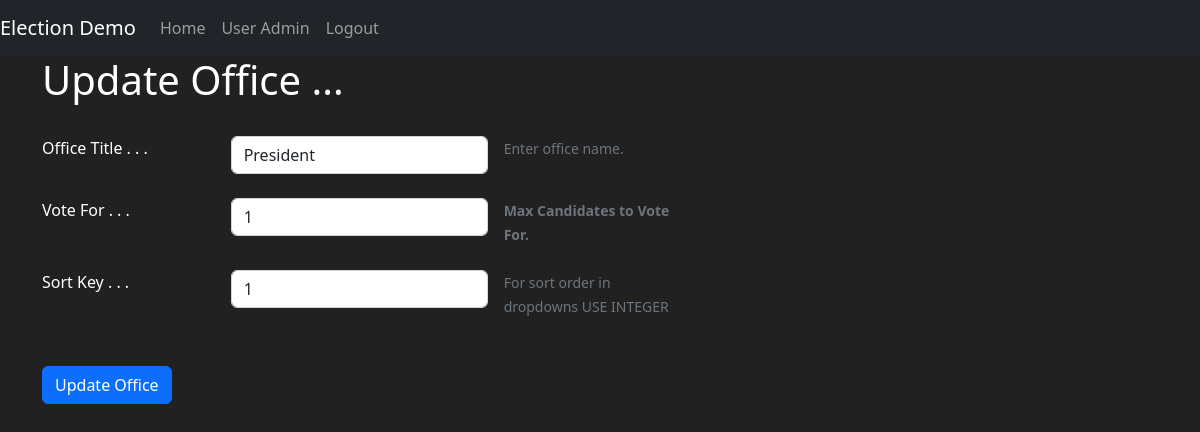
Screenshot of /updateoffice/1 (signed in) with the database file from the repository.
### election1/models.py (models this page shows)
class Office(db.Model):
    id_office = db.Column(db.Integer, primary_key=True)
    office_title = db.Column(db.String(length=45), nullable=False, unique=True)
    office_vote_for = db.Column(db.Integer, default=1)
    sortkey = db.Column(db.Integer, nullable=False, unique=True)
    candidates = db.relationship('Candidate', cascade="all, delete-orphan", backref='office')

### election1/office/view.py (the view)
@office.route('/updateoffice/<int:xid>', methods=['GET', 'POST'])
def updateoffice(xid):
    if not is_user_authenticated():
        return redirect(url_for('admins.login'))
    if check_dates() is False:
        flash('Please set the Election Dates before updating an office', category='danger')
        return redirect(url_for('mains.homepage'))
    if after_start_date():
        flash('You cannot edit an office after the voting start time or Election Dates are empty ', category='danger')
        return redirect(url_for('mains.homepage'))
    office_form = OfficeForm()
    office_to_update = Office.query.get_or_404(xid)
    print(office_to_update.office_title)
    if request.method == "POST":
        office_to_update.office_title = request.form['office_title']
        office_to_update.sortkey = request.form['sortkey']
        office_to_update.office_vote_for = request.form['office_vote_for']
        try:
            db.session.commit()
            logger.info(
                'user ' + str(
                    current_user.user_so_name) + ' has edited the office titled ' + office_to_update.office_title)
            flash('successfully updates record', category='success')
            offices = Office.query.order_by(Office.sortkey)
            return redirect('/office')
        except SQLAlchemyError as e:
            db.session.rollback()
            flash('There was a problem updating record record' + str(e), category='danger')
            office_form.office_title.data = ''
            office_form.sortkey.data = ''
            offices = Office.query.order_by(Office.sortkey)
            return render_template('office.html', form=office_form, offices=offices)
    else:
        return render_template('update_office.html', form=office_form,
                               office_to_update=office_to_update)

### election1/office/form.py (shortened to what this page needs)
class OfficeForm(FlaskForm):
    office_title = StringField(label='Office Title . . .', validators=[Length(min=2, max=30), DataRequired()])
    office_vote_for = IntegerField(label='Vote For . . .', default=1)
    sortkey = IntegerField(label='Sort Key . . .', default=None, validators=[DataRequired()])
    submit = SubmitField(label='submit')

### election1/__init__.py (called while the page is built)
def config_manager(manager):
    from .models import User
    manager.login_message = "You are not logged in to your account."
    manager.login_view = 'admins.login'
    manager.login_message_category = "info"
    @manager.user_loader
    def user_loader(xid):
        user = User.query.get(int(xid))
        if user is None:
            return None
        return user

### election1/office/view.py (called while the page is built)
def after_start_date():
    from election1.models import Dates  # Local import to avoid circular import
    date = Dates.query.first()
    start_date_time = datetime.fromtimestamp(date.start_date_time)
    current_date_time = datetime.now()
    if current_date_time > start_date_time:
        return True
    else:
        return False

def check_dates():
    from election1.models import Dates  # Local import to avoid circular import
    date = Dates.query.first()
    if date is None:
        return False
    else:
        return True

### election1/utils.py (called while the page is built)
def is_user_authenticated():
    return current_user.is_authenticated

### election1/templates/update_office.html (shortened to what this page needs)
{% extends 'base.html' %}
{% block content %}
    <div class="container">
        <h1>Update Office ...</h1>
        <br>
        <form  method="POST" style="color:white">
              <div class="row g-3 ">
                <div class="col-2 ">
                     {{ form.office_title.label() }}
                </div>
                 <div class="col-auto">
                    {{ form.office_title(class="form-control", value=office_to_update.office_title) }}
                 </div>
                 <div class="col-sm-2">
                    <span id="HelpInline" class="form-text">
                       Enter office name.
                    </span>
                </div>
            </div>
            <br>
            <div class="row g-3 ">
                <div class="col-2 ">
                     {{ form.office_vote_for.label() }}
                </div>
                 <div class="col-auto" >
                    {{ form.office_vote_for(class="form-control", value=office_to_update.office_vote_for) }}
                </div>
                 <div class="col-sm-2" autofocus>
                    <span id="passwordHelpInline" class="form-text" >
                        <b> Max Candidates to Vote For. </b>
                    </span>
                </div>
            </div>
            <br>
            <div class="row g-3">
                <div class="col-2">
                     {{ form.sortkey.label() }}
                </div>
                 <div class="col-auto">
                    {{ form.sortkey(class="form-control", value=office_to_update.sortkey) }}
                </div>
                 <div class="col-sm-2">
                    <span id="HelpInline" class="form-text">
                       For sort order in dropdowns USE INTEGER
                    </span>
                </div>
            </div>
            <br><br>
            <div class="d-grid gap-2 d-md-block">
                {{ form.submit(type="submit",value='Update Office', class="btn   btn-primary") }}
            </div>
        </form>
    </div>
{% endblock %}

### election1/templates/base.html (style rules this page uses)
body { background-color: #212121; color: white }

### rows the page displays
Office: office_title "President", office_vote_for "1", sortkey "1"
